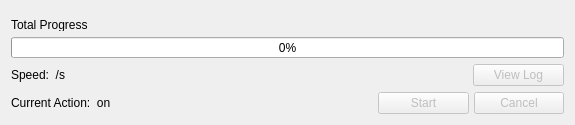
<?xml version="1.0" encoding="UTF-8"?>
<ui version="4.0">
 <class>encryptUI</class>
 <widget class="QWidget" name="encryptUI">
  <property name="geometry">
   <rect>
    <x>0</x>
    <y>0</y>
    <width>575</width>
    <height>125</height>
   </rect>
  </property>
  <property name="windowTitle">
   <string>Form</string>
  </property>
  <layout class="QGridLayout" name="gridLayout">
   <item row="0" column="0">
    <layout class="QVBoxLayout" name="verticalLayout" stretch="1,2,3">
     <item>
      <spacer name="verticalSpacer">
       <property name="orientation">
        <enum>Qt::Vertical</enum>
       </property>
       <property name="sizeType">
        <enum>QSizePolicy::Ignored</enum>
       </property>
       <property name="sizeHint" stdset="0">
        <size>
         <width>20</width>
         <height>40</height>
        </size>
       </property>
      </spacer>
     </item>
     <item>
      <widget class="QLabel" name="lblTotal">
       <property name="sizePolicy">
        <sizepolicy hsizetype="Ignored" vsizetype="Ignored">
         <horstretch>0</horstretch>
         <verstretch>0</verstretch>
        </sizepolicy>
       </property>
       <property name="text">
        <string>Total Progress</string>
       </property>
      </widget>
     </item>
     <item>
      <widget class="QProgressBar" name="progressTotal">
       <property name="sizePolicy">
        <sizepolicy hsizetype="Expanding" vsizetype="Ignored">
         <horstretch>0</horstretch>
         <verstretch>0</verstretch>
        </sizepolicy>
       </property>
       <property name="value">
        <number>0</number>
       </property>
      </widget>
     </item>
    </layout>
   </item>
   <item row="1" column="0">
    <layout class="QHBoxLayout" name="horizontalLayout_2" stretch="5,1">
     <property name="spacing">
      <number>5</number>
     </property>
     <property name="sizeConstraint">
      <enum>QLayout::SetDefaultConstraint</enum>
     </property>
     <item>
      <widget class="QLabel" name="lblSpeed">
       <property name="text">
        <string>Speed: &lt;value&gt; &lt;scale&gt;/s</string>
       </property>
      </widget>
     </item>
     <item>
      <widget class="QPushButton" name="btnLog">
       <property name="enabled">
        <bool>false</bool>
       </property>
       <property name="sizePolicy">
        <sizepolicy hsizetype="Ignored" vsizetype="Minimum">
         <horstretch>0</horstretch>
         <verstretch>0</verstretch>
        </sizepolicy>
       </property>
       <property name="text">
        <string>View Log</string>
       </property>
       <property name="autoDefault">
        <bool>false</bool>
       </property>
       <property name="default">
        <bool>false</bool>
       </property>
      </widget>
     </item>
    </layout>
   </item>
   <item row="2" column="0">
    <layout class="QHBoxLayout" name="horizontalLayout" stretch="4,1,1">
     <property name="spacing">
      <number>5</number>
     </property>
     <property name="sizeConstraint">
      <enum>QLayout::SetDefaultConstraint</enum>
     </property>
     <item>
      <widget class="QLabel" name="lblCurrent">
       <property name="sizePolicy">
        <sizepolicy hsizetype="Ignored" vsizetype="Preferred">
         <horstretch>0</horstretch>
         <verstretch>0</verstretch>
        </sizepolicy>
       </property>
       <property name="text">
        <string>Current Action: &lt;action&gt; on &lt;file&gt;</string>
       </property>
      </widget>
     </item>
     <item>
      <widget class="QPushButton" name="btnStart">
       <property name="enabled">
        <bool>false</bool>
       </property>
       <property name="text">
        <string>Start</string>
       </property>
       <property name="default">
        <bool>true</bool>
       </property>
      </widget>
     </item>
     <item>
      <widget class="QPushButton" name="btnCancel">
       <property name="enabled">
        <bool>false</bool>
       </property>
       <property name="sizePolicy">
        <sizepolicy hsizetype="Ignored" vsizetype="Minimum">
         <horstretch>0</horstretch>
         <verstretch>0</verstretch>
        </sizepolicy>
       </property>
       <property name="text">
        <string>Cancel</string>
       </property>
       <property name="autoDefault">
        <bool>false</bool>
       </property>
       <property name="default">
        <bool>false</bool>
       </property>
      </widget>
     </item>
    </layout>
   </item>
  </layout>
 </widget>
 <resources/>
 <connections/>
</ui>
